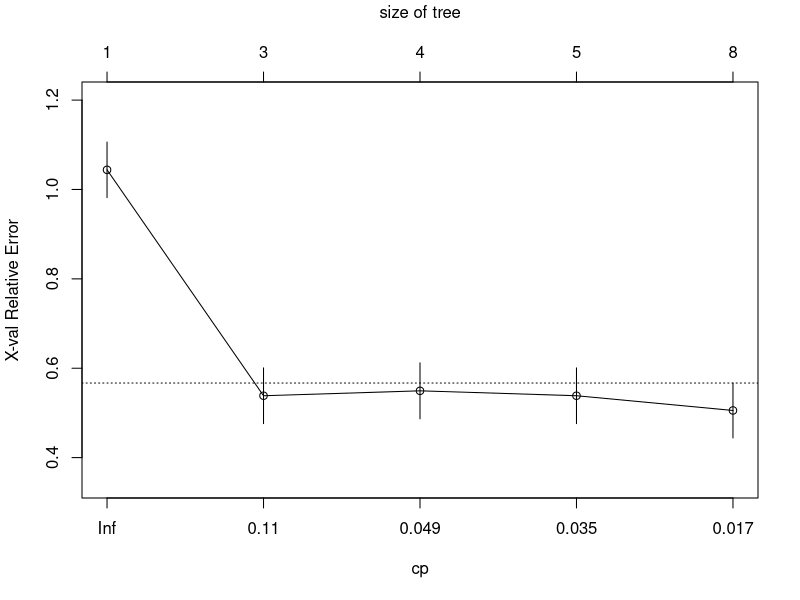
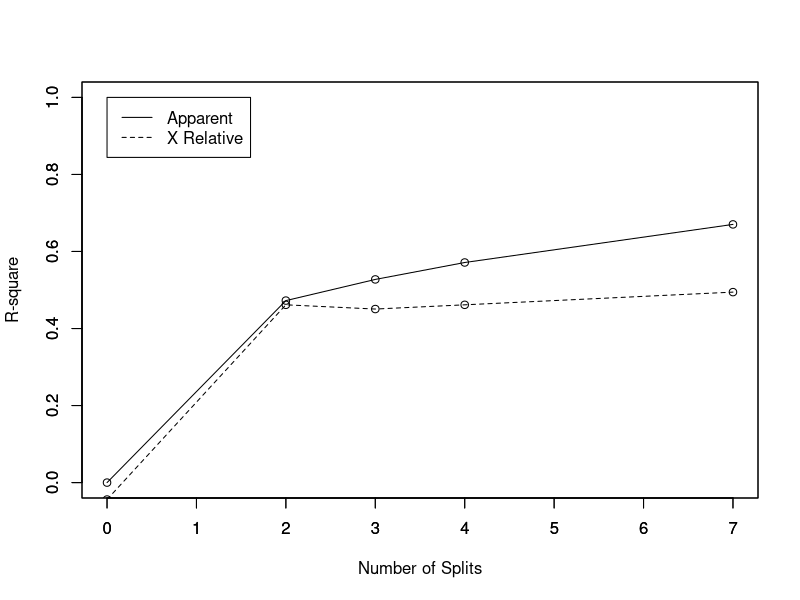
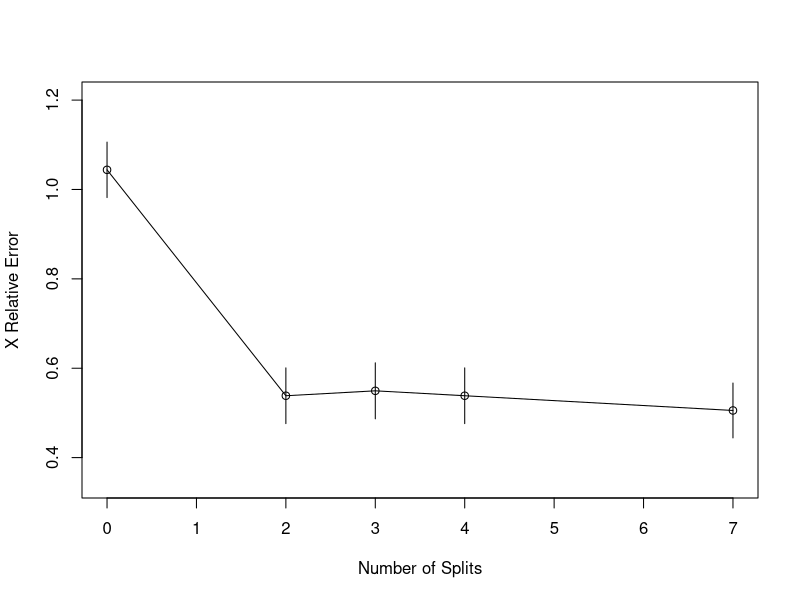
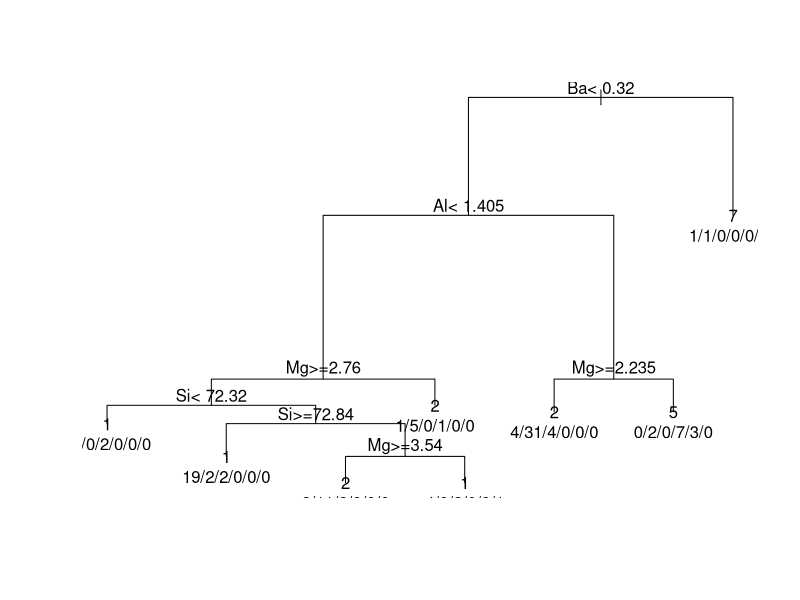
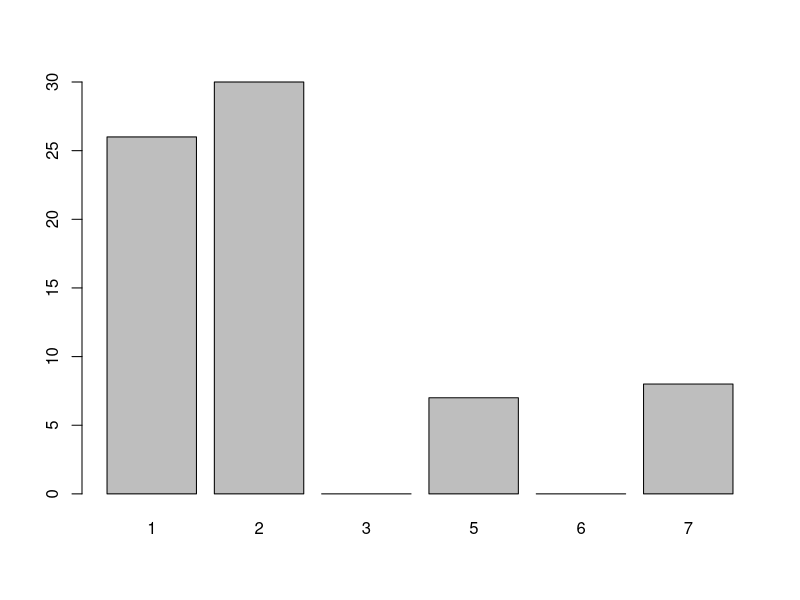

Recreate these plots in R, in order.
library(e1071)
library(rpart)
data(Glass, package="mlbench")
index <- 1:nrow(Glass)
testindex <- sample(index, trunc(length(index)/3))
testset <- Glass[testindex,]
trainset <- Glass[-testindex,]
rpart.model <- rpart(Type ~ ., data = trainset)
rpart.pred <- predict(rpart.model, testset[,-10], type = "class")
printcp(rpart.model)
plotcp(rpart.model)

rsq.rpart(rpart.model)
print(rpart.model)

plot(rpart.model,compress=TRUE)
text(rpart.model, use.n=TRUE)
plot(rpart.pred)
